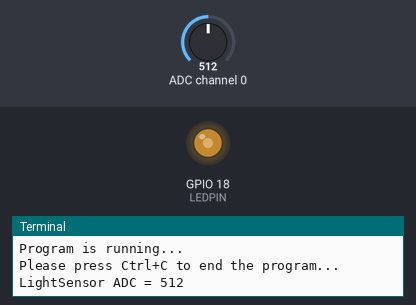
The program below on a simulated Raspberry Pi (BCM pin numbers). Parts: output pins drawn as LEDs (lit = HIGH), the last lines printed to the terminal. The inputs (shaded band) are chosen by the test bench; at power-on: ADC channel 0 = 512 (analog values on the 0–1023 scale). Pins used as bus, display or sensor lines are not drawn.

Above: at 1.2 s.
1.3 s: ADC channel 0 set to 306
At 3.0 s:
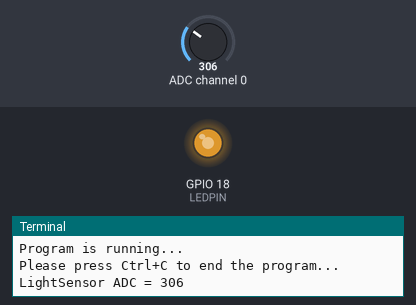
3.5 s: ADC channel 0 set to 122
At 5.0 s:
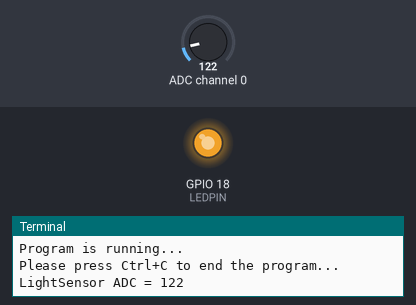
5.5 s: ADC channel 0 set to 900
At 7.1 s:
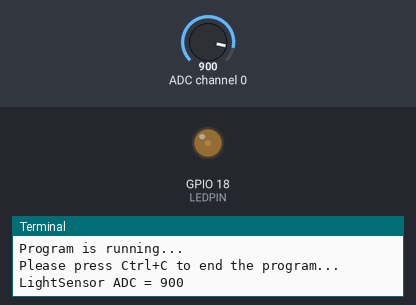
7.5 s: ADC channel 0 set to 1023
At 9.2 s:
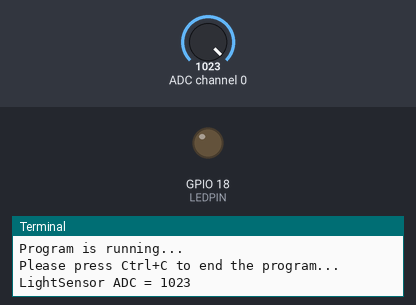
Timing chart, 0 to 10.5 s (numbered marks = the images above; inputs shaded):
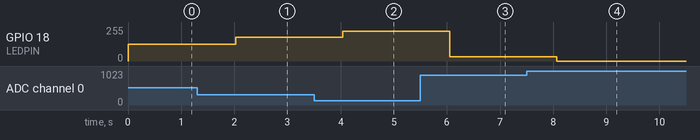

Measured:
- after the input at 1.3 s, GPIO 18 (LEDPIN): 125/255 → 179/255 after 0.72 s
- after the input at 3.5 s, GPIO 18 (LEDPIN): 179/255 → 224/255 after 0.54 s
- after the input at 5.5 s, GPIO 18 (LEDPIN): 224/255 → 31/255 after 0.55 s
- after the input at 7.5 s, GPIO 18 (LEDPIN): 31/255 → 0/255 after 0.57 s

The program:

11_RaspberryPiControltheLEDBrightness.py
```python
###########################################################################
#Filename      :11_RaspberryPiControltheLEDBrightness.py
#Description   :use a photoresistor to allow the LED to breathe
#Company: SunRobotics Technologies
#Website: www.sunrobotics.co.in
#E-mail: support@sunrobotics.co.in(For Any Query)

############################################################################
# This code is released into the public domain

import time
import os
import RPi.GPIO as GPIO

# change these as desired - they're the pins connected from the
# SPI port on the ADC to the Cobbler
SPICLK = 11
SPIMISO = 9
SPIMOSI = 10
SPICS = 8
#set BCM_GPIO 18(GPIO1) as LED pin
LEDPIN = 18

analogChannel = 0

#setup function for some setup---custom function
def setup():
    global p
    GPIO.setwarnings(False)
    #set the gpio modes to BCM numbering
    GPIO.setmode(GPIO.BCM)
    # set up the SPI interface pins
    GPIO.setup(SPIMOSI, GPIO.OUT)
    GPIO.setup(SPIMISO, GPIO.IN)
    GPIO.setup(SPICLK, GPIO.OUT)
    GPIO.setup(SPICS, GPIO.OUT)
    #set all LedPin's mode to output,and initial level to HIGH(3.3V)
    GPIO.setup(LEDPIN,GPIO.OUT,initial=GPIO.LOW)
    #set LEDPIN as PWM output,and frequency=100Hz
    p = GPIO.PWM(LEDPIN,100)
    #set p begin with ualue 0
    p.start(0)
    pass


#print message at the begining ---custom function
def print_message():
    print ('|**********************************|')
    print ('|   MCP3008 read lightsensor   |')
    print ('|   -----------------------------  |')
    print ('|    | ADC |           | Pi  |     |')
    print ('|    |-----|-----------|-----|     |')
    print ('|    | CS  | connect to| CE0 |     |')
    print ('|    | Din | connect to| MOSI|     |')
    print ('|    | Dout| connect to| MISO|     |')
    print ('|    | CLK | connect to| SCLK|     |')
    print ('|    | CH0 | connect to| 3.3V|     |')
    print ('|    | CH1 | connect to| GND |     |')
    print ('| ********************************** |')
    print (' LED connect to GPIO1')
    print ('|                                  |')
    print ('|**********************************|\n')
    print ('Program is running...')
    print ('Please press Ctrl+C to end the program...')

# read SPI data from MCP3008 chip, 8 possible adc's (0 thru 7)
def readadc(adcnum, clockpin, mosipin, misopin, cspin):
        if ((adcnum > 7) or (adcnum < 0)):
                return -1
        GPIO.output(cspin, True)

        GPIO.output(clockpin, False)  # start clock low
        GPIO.output(cspin, False)     # bring CS low

        commandout = adcnum
        commandout |= 0x18  # start bit + single-ended bit
        commandout <<= 3    # we only need to send 5 bits here
        for i in range(5):
                if (commandout & 0x80):
                        GPIO.output(mosipin, True)
                else:
                        GPIO.output(mosipin, False)
                commandout <<= 1
                GPIO.output(clockpin, True)
                GPIO.output(clockpin, False)

        adcout = 0
        # read in one empty bit, one null bit and 10 ADC bits
        for i in range(12):
                GPIO.output(clockpin, True)
                GPIO.output(clockpin, False)
                adcout <<= 1
                if (GPIO.input(misopin)):
                        adcout |= 0x1

        GPIO.output(cspin, True)

        adcout >>= 1       # first bit is 'null' so drop it
        return adcout

#main function
def main():
    while True:
        #print info
        print_message()
        adc = readadc(analogChannel, SPICLK, SPIMOSI, SPIMISO, SPICS)
        print ('LightSensor ADC = %d'%(adc))
        adc=(1023-adc)*100/1023
        p.ChangeDutyCycle(int(adc))
        time.sleep(1)

#define a destroy function for clean up everything after the script finished
def destroy():
    #stop p
    p.stop()
    #turn off led
    GPIO.output(LEDPIN,GPIO.LOW)
    #release resource
    GPIO.cleanup()

#
# if run this script directly ,do:
if __name__ == '__main__':
    setup()
    try:
            main()
    #when 'Ctrl+C' is pressed,child program destroy() will be executed.
    except KeyboardInterrupt:
        destroy()
```
